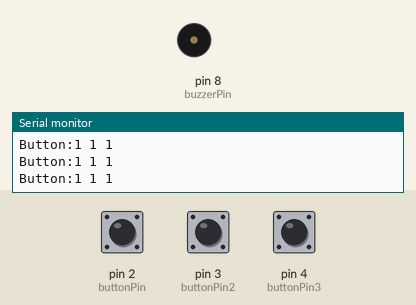
A sketch run on a simulated Arduino Uno, built with avr-gcc and run on an emulated ATmega328P. Shown: buzzer (waves = sounding), the last lines printed to the serial monitor. The test bench sets the inputs (shaded band); at power-on: pin 2 (buttonPin) HIGH, pin 3 (buttonPin2) HIGH, pin 4 (buttonPin3) HIGH.

Above: at 1.2 s.
1.3 s: pin 2 (buttonPin) pulled LOW for 0.15 s
At 1.38 s:
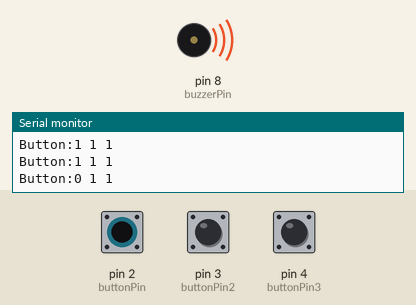
2.9 s: pin 3 (buttonPin2) pulled LOW for 0.15 s
At 4.1 s:
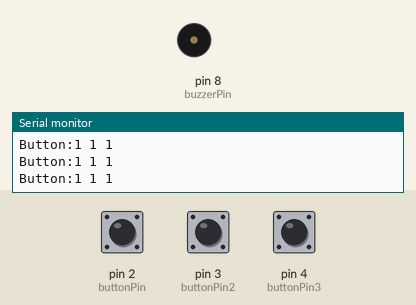
4.5 s: pin 4 (buttonPin3) pulled LOW for 0.15 s
At 5.8 s:
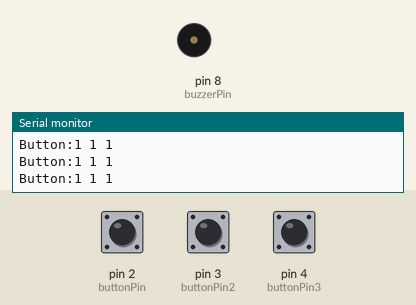
6.1 s: pin 4 (buttonPin3) pulled LOW for 3.2 s
At 7.3 s:
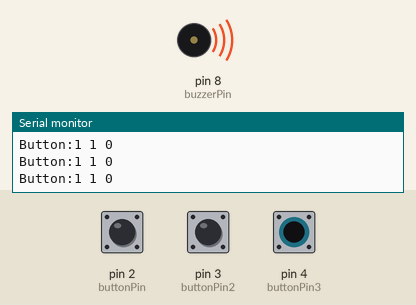
10.8 s: pin 2 (buttonPin) pulled LOW for 3.2 s
At 14.7 s:
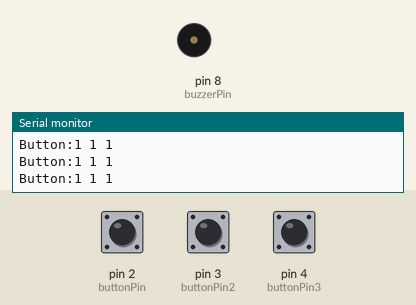
Timing chart, 0 to 16.2 s (numbered marks = the images above; inputs shaded):
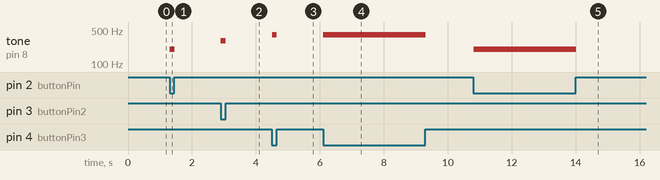

Measured:
- after the input at 1.3 s, tone on pin 8 (buzzerPin): silent → 200 Hz at once, → silent 0.16 s later
- after the input at 2.9 s, tone on pin 8 (buzzerPin): silent → 300 Hz at once, → silent 0.16 s later
- after the input at 4.5 s, tone on pin 8 (buzzerPin): silent → 400 Hz at once, → silent 0.15 s later
- after the input at 6.1 s, tone on pin 8 (buzzerPin): silent → 400 Hz at once, → silent 3.2 s later
- after the input at 10.8 s, tone on pin 8 (buzzerPin): silent → 200 Hz at once, → silent 3.2 s later

The sketch:

5_instrument.ino
```cpp
/*
Demo Code for simple instrument using three push buttons and a passive buzzer
*/
const int buttonPin = 2;
const int buttonPin2 = 3;
const int buttonPin3 = 4;
const int buzzerPin = 8;

int state = 0;
int state2 = 0;
int state3 = 0;

void setup() {
  pinMode(buttonPin, INPUT_PULLUP);
  pinMode(buttonPin2, INPUT_PULLUP);
  pinMode(buttonPin3, INPUT_PULLUP);
  pinMode(buzzerPin, OUTPUT);
  Serial.begin(9600);
}

void loop() {
  state = digitalRead(buttonPin);
  state2 = digitalRead(buttonPin2);
  state3 = digitalRead(buttonPin3);

  if (state == 1 && state2 == 1 && state3 == 1){ // in c we write '&&' for 'and'  , '||' for 'or' ,
    noTone(buzzerPin);
  }

  if (state == 0) { //never use single equal in conditional statement
    tone(buzzerPin, 200);
  }
  if (state2 == 0) {
    tone(buzzerPin, 300);
  }
  if (state3 == 0) {
    tone(buzzerPin, 400);
  }

  Serial.print("Button:");
  Serial.print(state);
  Serial.print(" ");
  Serial.print(state2);
  Serial.print(" ");
  Serial.println(state3);
}
```
